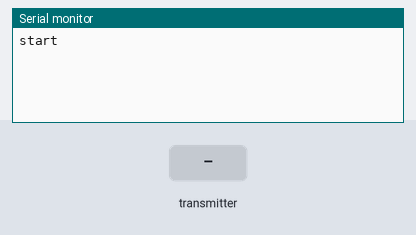
Bench run of a sketch on a simulated Arduino Uno, built with avr-gcc and run on an emulated ATmega328P. Parts: the last lines printed to the serial monitor. Inputs (shaded band) come from the test bench. No radio packets arrive unless stated.

Above: at 1.2 s.
1.3 s: the transmitter starts sending payload = 0
At 1.37 s:
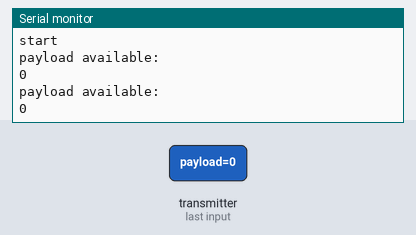
2.8 s: the transmitter starts sending payload = 256
At 2.87 s:
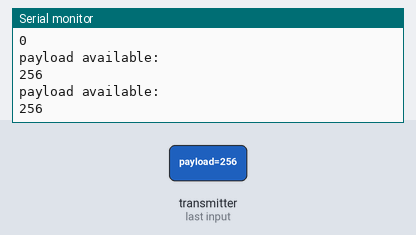

Measured:
- after the input at 1.3 s, the serial monitor: prints a new line at once (image 1)
- after the input at 2.8 s, the serial monitor: prints a new line at once (image 2)

The sketch:

Triangle_signal_tester_reciever.ino
```cpp
//


#include <SPI.h>
#include <nRF24L01.h>
#include <RF24.h>


RF24 radio(4, 5);  // CE, CSN


byte address[6] = "00001";


void setup() {


  //begining the module/library
  if (!radio.begin()) {
  Serial.println(F("radio hardware not responding!"));
  while (1) {} // hold program in infinite loop to prevent subsequent errors
  }


  Serial.begin(115200);
  Serial.println("start");


  //the RF module's power level:
  //Options: RF24_PA_MIN, RF24_PA_LOW, RF24_PA_HIGH, RF24_PA_MAX
  radio.setPALevel(RF24_PA_HIGH);


  //opening reading "pipe" no.1 at the given address
  radio.openReadingPipe(1, address);


  //setting this RF module to recieve mode:
  radio.startListening();
}


int payload;


void loop() {

  uint8_t pipe1;  //create a buffer to which the 1st pipe writes to
  if (radio.available(&pipe1)){  //see if there are any bytes available to read on pipe1
  Serial.println("payload available:");
  uint8_t length = radio.getDynamicPayloadSize(); //get the length of the payload from RX FIFO pipe
  radio.read(&payload, length); //read the from the pipe the length of the payload from the above line
  Serial.println(payload);
  payload = 0; //reset the payload to zero
  }


}
```
